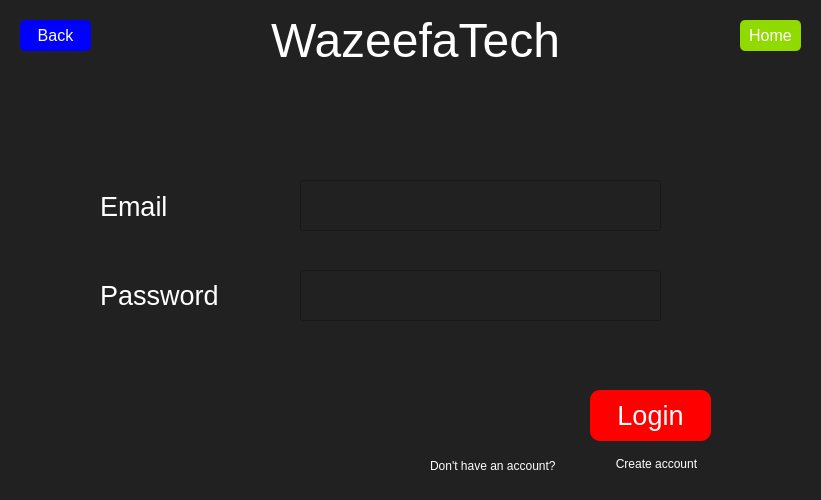
<?xml version="1.0" encoding="UTF-8"?>
<ui version="4.0">
 <class>Login</class>
 <widget class="QDialog" name="Login">
  <property name="geometry">
   <rect>
    <x>0</x>
    <y>0</y>
    <width>821</width>
    <height>500</height>
   </rect>
  </property>
  <property name="windowTitle">
   <string>Dialog</string>
  </property>
  <property name="styleSheet">
   <string notr="true">background-color: rgb(33, 33, 33); color: white; font-family: &quot;Calibri&quot;;</string>
  </property>
  <widget class="QLineEdit" name="email">
   <property name="geometry">
    <rect>
     <x>300</x>
     <y>180</y>
     <width>361</width>
     <height>51</height>
    </rect>
   </property>
   <property name="styleSheet">
    <string notr="true">color: rgb(255, 255, 255); font-size: 20pt;</string>
   </property>
  </widget>
  <widget class="QLabel" name="label_3">
   <property name="geometry">
    <rect>
     <x>100</x>
     <y>186</y>
     <width>151</width>
     <height>41</height>
    </rect>
   </property>
   <property name="styleSheet">
    <string notr="true">color: rgb(255, 255, 255); font-size: 20pt;</string>
   </property>
   <property name="text">
    <string>Email</string>
   </property>
  </widget>
  <widget class="QLineEdit" name="password">
   <property name="geometry">
    <rect>
     <x>300</x>
     <y>270</y>
     <width>361</width>
     <height>51</height>
    </rect>
   </property>
   <property name="styleSheet">
    <string notr="true">color: rgb(255, 255, 255); font-size: 20pt;</string>
   </property>
  </widget>
  <widget class="QLabel" name="label_4">
   <property name="geometry">
    <rect>
     <x>100</x>
     <y>280</y>
     <width>151</width>
     <height>31</height>
    </rect>
   </property>
   <property name="styleSheet">
    <string notr="true">color: rgb(255, 255, 255); font-size: 20pt;</string>
   </property>
   <property name="text">
    <string>Password</string>
   </property>
  </widget>
  <widget class="QLabel" name="label_2">
   <property name="enabled">
    <bool>true</bool>
   </property>
   <property name="geometry">
    <rect>
     <x>0</x>
     <y>0</y>
     <width>831</width>
     <height>81</height>
    </rect>
   </property>
   <property name="font">
    <font>
     <family>Segoe UI</family>
     <pointsize>36</pointsize>
     <weight>50</weight>
     <italic>false</italic>
     <bold>false</bold>
    </font>
   </property>
   <property name="styleSheet">
    <string notr="true">color: rgb(255, 255, 255); 
font: 36pt &quot;Segoe UI&quot;;</string>
   </property>
   <property name="text">
    <string>WazeefaTech</string>
   </property>
   <property name="alignment">
    <set>Qt::AlignCenter</set>
   </property>
  </widget>
  <widget class="QPushButton" name="loginButton">
   <property name="geometry">
    <rect>
     <x>590</x>
     <y>390</y>
     <width>121</width>
     <height>51</height>
    </rect>
   </property>
   <property name="styleSheet">
    <string notr="true">QPushButton { background-color: rgb(255, 0, 0); color: white; font-size: 20pt; border-radius: 10px; }
QPushButton:hover { background-color: rgb(200, 0, 0); }
QPushButton:pressed { background-color: rgb(150, 0, 0); }</string>
   </property>
   <property name="text">
    <string>Login</string>
   </property>
  </widget>
  <widget class="QLabel" name="label">
   <property name="geometry">
    <rect>
     <x>430</x>
     <y>450</y>
     <width>161</width>
     <height>31</height>
    </rect>
   </property>
   <property name="styleSheet">
    <string notr="true">font: 8pt &quot;MS Shell Dlg 2&quot;; color: rgb(255, 255, 255);</string>
   </property>
   <property name="text">
    <string>Don't have an account?</string>
   </property>
  </widget>
  <widget class="QPushButton" name="createaccButton">
   <property name="geometry">
    <rect>
     <x>610</x>
     <y>450</y>
     <width>93</width>
     <height>28</height>
    </rect>
   </property>
   <property name="styleSheet">
    <string notr="true">font: 8pt &quot;MS Shell Dlg 2&quot;; color: rgb(255, 255, 255); background-color: transparent; border: none;</string>
   </property>
   <property name="text">
    <string>Create account</string>
   </property>
  </widget>
  <widget class="QPushButton" name="backButton">
   <property name="geometry">
    <rect>
     <x>20</x>
     <y>20</y>
     <width>71</width>
     <height>31</height>
    </rect>
   </property>
   <property name="styleSheet">
    <string notr="true">QPushButton { background-color: rgb(0, 0, 255); color: white; font-size: 12pt; border-radius: 5px; }
QPushButton:hover { background-color: rgb(0, 0, 200); }
QPushButton:pressed { background-color: rgb(0, 0, 150); }</string>
   </property>
   <property name="text">
    <string>Back</string>
   </property>
  </widget>
  <widget class="QPushButton" name="homeButton">
   <property name="geometry">
    <rect>
     <x>740</x>
     <y>20</y>
     <width>61</width>
     <height>31</height>
    </rect>
   </property>
   <property name="styleSheet">
    <string notr="true">QPushButton { background-color:  rgb(145, 218, 0); color: white; font-size: 12pt; border-radius: 5px; }
QPushButton:hover { background-color: rgb(0, 200, 0); }
QPushButton:pressed { background-color: rgb(0, 150, 0); }</string>
   </property>
   <property name="text">
    <string>Home</string>
   </property>
  </widget>
 </widget>
 <resources/>
 <connections/>
</ui>
